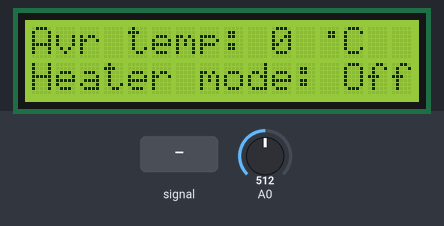
A sketch run on a simulated Arduino Uno, built with avr-gcc and run on an emulated ATmega328P. On the bench: 16×2 character LCD. Inputs (shaded band) come from the test bench; at power-on: A0 = 512. EEPROM starts erased; what the sketch prints to the serial monitor is not drawn.

Above: at 0.8 s.
0.9 s: A0 fed a 200 Hz sine of ±255 counts around its level
At 1.21 s:
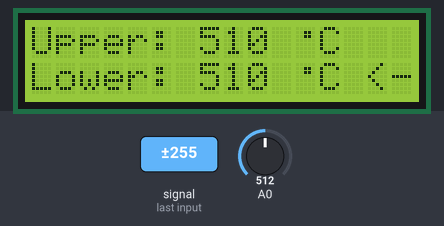
2.8 s: A0 fed a 1000 Hz sine of ±255 counts around its level
At 3.46 s:
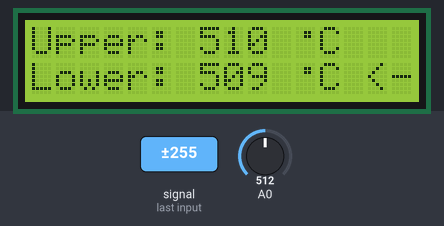
4.5 s: A0 set to 390
At 5.1 s:
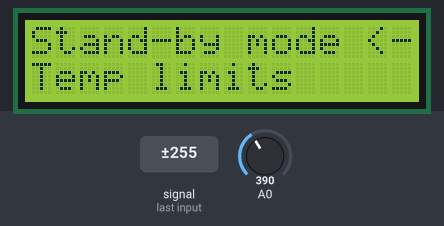
6.0 s: A0 fed a 2 Hz sine of ±306 counts around its level
At 6.38 s:
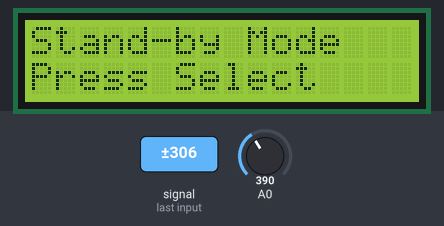
9.0 s: A0 set to 410
10.5 s: A0 set to 716
At 11.9 s:
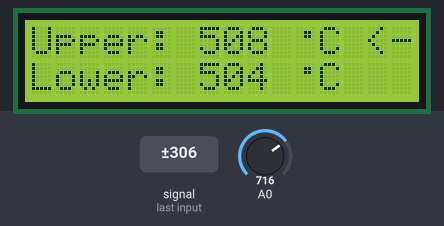

The sketch:

Termo.ino
```cpp
#include "TempoManager.h"

void setup()
{
  TempoManager tempo;
  tempo.StartTempo();
}

void loop()
{}
```

Definitions.h
```cpp
#ifndef Definitions_h
#define Definitions_h

//================
// Inputter class
//================
const long kInputUpperDelayMillies = 400;
const long kInputLowerDelayMillies = 50;
const double kInputAcceleration = 0.5;

//====================
// TempoManager class
//====================
const int kPinRsLcd = 8;
const int kPinEnLcd = 9;
const int kPinD4Lcd = 4;
const int kPinD5Lcd = 5;
const int kPinD6Lcd = 6;
const int kPinD7Lcd = 7;

const int kAnalogPinButtons = 0;

const unsigned int kBps = 9600;

const unsigned long kUpdateIdleWindowDelay = 500;
const unsigned long kIdleTime = 5000;

//=======
// Extra
//=======
const uint8_t kCelsiusDot[8] =
    {
        0b00000,
        0b00110,
        0b00110,
        0b00000,
        0b00000,
        0b00000,
        0b00000,
        0b00000};

#endif
```

Inputter.cpp
```cpp
#include "Inputter.h"

#include "Arduino.h"

#include "Definitions.h"

Inputter::Inputter(int analog_pin)
    : analog_pin_(analog_pin),
      last_pressed_button_(false),
      last_time_button_(millis())
{}

enum KeyPressed Inputter::GetKeyPressed()
{
  long delay = kInputUpperDelayMillies - kInputAcceleration * (millis() - last_time_button_);
  if(delay < kInputLowerDelayMillies)
  {
    delay = kInputLowerDelayMillies;
  }

  enum KeyPressed return_enum = KeyPressed::NOTHING;
  int x = analogRead(analog_pin_);
  if(x < 800)
  {
    if (x < 60)
    { return_enum = KeyPressed::RIGHT; }
    else if (x < 200)
    { return_enum = KeyPressed::UP; }
    else if (x < 400)
    { return_enum = KeyPressed::DOWN; }
    else if (x < 600)
    { return_enum = KeyPressed::LEFT; }
    else if (x < 800)
    { return_enum = KeyPressed::SELECT; }
    last_pressed_button_ = true;
  }
  else
  {
    if(last_pressed_button_ = true) // last time button released
    {
      last_time_button_ = millis();
    }
    last_pressed_button_ = false;
  }
  if (input_timer_.check(delay))
  {
    input_timer_.reset();
    return return_enum;
  }
  return KeyPressed::NOTHING;
}
```

Inputter.h
```cpp
#ifndef Inputter_h
#define Inputter_h

#include "Timer.h"

#include "TempoTypes.h"

class Inputter
{
public:
  Inputter(int analog_pin);
  KeyPressed GetKeyPressed();

private:
  const int analog_pin_;
  Timer input_timer_;
  bool last_pressed_button_;
  unsigned long last_time_button_;
};

#endif
```

Memorier.cpp
```cpp
#include "Memorier.h"

#include <EEPROM.h>

//=============
// Heater mode
//=============
void Memorier::WriteHeaterMode(HeaterMode heater)
{
    EEPROM.write(kHeaterModeIter, static_cast<uint8_t>(heater));
}

HeaterMode Memorier::ReadHeaterMode()
{
    return static_cast<HeaterMode>(EEPROM.read(kHeaterModeIter));
}

//===================
// Upper temperature
//===================
void Memorier::WriteUpperTemp(int upper_temp)
{
    if (upper_temp <= 255)
    {
        EEPROM.write(kUpperTempIter, upper_temp);
        EEPROM.write(kUpperTempIter + 1, 0);
    }
    else
    {
        EEPROM.write(kUpperTempIter, 255);
        EEPROM.write(kUpperTempIter + 1, upper_temp - 255);
    }
}

int Memorier::ReadUpperTemp()
{
    int return_value = 0;

    return_value += EEPROM.read(kUpperTempIter);
    return_value += EEPROM.read(kUpperTempIter + 1);

    return return_value;
}

//===================
// Lower temperature
//===================

void Memorier::WriteLowerTemp(int lower_temp)
{
    if (lower_temp <= 255)
    {
        EEPROM.write(kLowerTempIter, lower_temp);
        EEPROM.write(kLowerTempIter + 1, 0);
    }
    else
    {
        EEPROM.write(kLowerTempIter, 255);
        EEPROM.write(kLowerTempIter + 1, lower_temp - 255);
    }
}

int Memorier::ReadLowerTemp()
{
    int return_value = 0;

    return_value += EEPROM.read(kLowerTempIter);
    return_value += EEPROM.read(kLowerTempIter + 1);

    return return_value;
}
```

Memorier.h
```cpp
#ifndef Memorier_h
#define Memorier_h

#include "TempoTypes.h"

class Memorier
{
public:
    void WriteHeaterMode(HeaterMode);
    HeaterMode ReadHeaterMode();

    void WriteUpperTemp(int);
    int ReadUpperTemp();

    void WriteLowerTemp(int);
    int ReadLowerTemp();

private:
    const int kHeaterModeIter = 0;
    const int kUpperTempIter = 1;
    const int kLowerTempIter = 3;
};

#endif
```

TempoManager.cpp
```cpp
#include "TempoManager.h"

#include "Arduino.h"

#include "Definitions.h"

//=====================================
// Public Functions
//=====================================

TempoManager::TempoManager()
    : lcd_(kPinRsLcd, kPinEnLcd, kPinD4Lcd, kPinD5Lcd, kPinD6Lcd, kPinD7Lcd),
      inputter_(kAnalogPinButtons),
      heater_mode_(HeaterMode::HeaterOff),
      average_temp_(0)
{
    Serial.begin(kBps);

    lcd_.begin(16, 2);
    lcd_.createChar(0, kCelsiusDot);

    lower_temp_ = memorier_.ReadLowerTemp();
    upper_temp_ = memorier_.ReadUpperTemp();
    //heater_mode_ = memorier_.ReadHeaterMode();
}

void TempoManager::StartTempo()
{
    IdleWindow();
}

//=====================================
// Private Functions
//=====================================

void TempoManager::IdleWindow()
{
    Timer update_window_timer;
    DisplayIdleWindow();
    while(true)
    {
        if(update_window_timer.check(kUpdateIdleWindowDelay))
        {
            DisplayIdleWindow();
            update_window_timer.reset();
        }
        if(inputter_.GetKeyPressed() == KeyPressed::SELECT)
        {
            SettingsWindow();
        }
    }
}

void TempoManager::SettingsWindow()
{
    Timer idle_timer;
    SettingsLine current_setting = SettingsLine::TempLimits;
    DisplaySettingsWindow(current_setting);
    while(idle_timer.check(kIdleTime) == false)
    {
        KeyPressed x = inputter_.GetKeyPressed();
        switch (x)
        {
        case (KeyPressed::UP):
            if(current_setting == SettingsLine::TempLimits)
            {
                current_setting = SettingsLine::StandByMode;
            } else if(current_setting == SettingsLine::StandByMode)
            {
                current_setting = SettingsLine::HeaterMode;
            } else if(current_setting == SettingsLine::HeaterMode)
            {
                current_setting = SettingsLine::TempLimits;
            }
            DisplaySettingsWindow(current_setting);
            idle_timer.reset();
            break;
        case (KeyPressed::DOWN):
            if(current_setting == SettingsLine::TempLimits)
            {
                current_setting = SettingsLine::HeaterMode;
            } else if(current_setting == SettingsLine::HeaterMode)
            {
                current_setting = SettingsLine::StandByMode;
            } else if(current_setting == SettingsLine::StandByMode)
            {
                current_setting = SettingsLine::TempLimits;
            }
            DisplaySettingsWindow(current_setting);
            idle_timer.reset();
            break;
        case (KeyPressed::SELECT):
            if(current_setting == SettingsLine::TempLimits)
            {
                ChangeTempWindow();
            } else if(current_setting == SettingsLine::HeaterMode)
            {
                HeaterModeWindow();
            } else if(current_setting == SettingsLine::StandByMode)
            {
                StandByWindow();
            }
            DisplaySettingsWindow(current_setting);
            idle_timer.reset();
            break;
        }
    }
}

void TempoManager::StandByWindow()
{
    Serial.println("StandByWindow starting");
    lcd_.clear();
    lcd_.setCursor(0, 0);
    lcd_.print("Stand-by Mode");
    lcd_.setCursor(0, 1);
    lcd_.print("Press Select");
    while (inputter_.GetKeyPressed() != KeyPressed::SELECT)
        ;
    Serial.println("StandByWindow ending");
}

void TempoManager::HeaterModeWindow()
{
    Serial.println("HeaterModeWindow starting");
    lcd_.clear();
    lcd_.setCursor(0, 0);
    Serial.println("Here");
    Serial.println(static_cast<int>(heater_mode_));
    switch (heater_mode_)
    {
    case (HeaterMode::HeaterOff):
        lcd_.print("      OFF - AUTO");
        lcd_.setCursor(0, 1);
        lcd_.print("         ->     ");
        break;
    case (HeaterMode::HeaterAuto):
        lcd_.print("OFF - AUTO - ON ");
        lcd_.setCursor(0, 1);
        lcd_.print("     <-  ->     ");
        break;
    case (HeaterMode::HeaterOn):
        lcd_.print("AUTO - ON       ");
        lcd_.setCursor(0, 1);
        lcd_.print("     <-         ");
        break;
    }
    KeyPressed pressed_key;
    do
    {
        pressed_key = inputter_.GetKeyPressed();
        switch (pressed_key)
        {
        case (KeyPressed::LEFT):
            if (heater_mode_ == HeaterMode::HeaterOn)
            {
                heater_mode_ = HeaterMode::HeaterAuto;
                lcd_.setCursor(0, 0);
                lcd_.print("OFF - AUTO - ON ");
                lcd_.setCursor(0, 1);
                lcd_.print("     <-  ->     ");
            }
            else if (heater_mode_ == HeaterMode::HeaterAuto)
            {
                heater_mode_ = HeaterMode::HeaterOff;
                lcd_.setCursor(0, 0);
                lcd_.print("      OFF - AUTO");
                lcd_.setCursor(0, 1);
                lcd_.print("         ->     ");
            }
            break;
        case (KeyPressed::RIGHT):
            if (heater_mode_ == HeaterMode::HeaterOff)
            {
                heater_mode_ = HeaterMode::HeaterAuto;
                lcd_.setCursor(0, 0);
                lcd_.print("OFF - AUTO - ON ");
                lcd_.setCursor(0, 1);
                lcd_.print("     <-  ->     ");
            }
            else if (heater_mode_ == HeaterMode::HeaterAuto)
            {
                heater_mode_ = HeaterMode::HeaterOn;
                lcd_.setCursor(0, 0);
                lcd_.print("AUTO - ON       ");
                lcd_.setCursor(0, 1);
                lcd_.print("     <-         ");
            }
            break;
        }
    } while (pressed_key != KeyPressed::SELECT);

    memorier_.WriteHeaterMode(heater_mode_);
    Serial.println("HeaterModeWindow ending");
}

void TempoManager::ChangeTempWindow()
{
    Serial.println("ChangeTempWindow starting");
    bool is_upper_temp = true;
    DisplayUpperLowerTemp(is_upper_temp);

    KeyPressed key_pressed;
    do
    {
        key_pressed = inputter_.GetKeyPressed();
        switch (key_pressed)
        {
        case (KeyPressed::UP):
            if (is_upper_temp == false)
            {
                is_upper_temp = true;
                DisplayUpperLowerTemp(is_upper_temp);
            }
            break;
        case (KeyPressed::DOWN):
            if (is_upper_temp == true)
            {
                is_upper_temp = false;
                DisplayUpperLowerTemp(is_upper_temp);
            }
            break;
        case (KeyPressed::RIGHT):
            if (is_upper_temp == true)
            {
                if ((upper_temp_ + 1) <= 510)
                {
                    upper_temp_++;
                }
            }
            else
            {
                if ((lower_temp_ + 2) <= 510)
                {
                    lower_temp_++;
                    if (lower_temp_ >= upper_temp_)
                    {
                        upper_temp_ = lower_temp_ + 1;
                    }
                }
            }
            DisplayUpperLowerTemp(is_upper_temp);
            break;
        case (KeyPressed::LEFT):
            if (is_upper_temp == true)
            {
                if (upper_temp_ - 2 >= 0)
                {
                    upper_temp_--;
                    if (upper_temp_ <= lower_temp_)
                    {
                        lower_temp_ = upper_temp_ - 1;
                    }
                }
            }
            else
            {
                if (lower_temp_ - 1 >= 0)
                {
                    lower_temp_--;
                }
            }
            DisplayUpperLowerTemp(is_upper_temp);
            break;
        }
    } while (key_pressed != KeyPressed::SELECT);

    memorier_.WriteLowerTemp(lower_temp_);
    memorier_.WriteUpperTemp(upper_temp_);
    Serial.println("ChangeTempWindow ending");
}

//=====================================
// Short functions-helpers
//=====================================

void TempoManager::DisplayUpperLowerTemp(bool is_upper_temp)
{
    lcd_.clear();

    // Upper temperature
    lcd_.setCursor(0, 0);
    lcd_.print("Upper: ");
    lcd_.print(upper_temp_);
    lcd_.print(' ');
    lcd_.write(uint8_t(0));
    lcd_.print('C');
    if(is_upper_temp)
    {
        lcd_.print(" <-");
    }

    // Lower temperature
    lcd_.setCursor(0, 1);
    lcd_.print("Lower: ");
    lcd_.print(lower_temp_);
    lcd_.print(' ');
    lcd_.write(uint8_t(0));
    lcd_.print('C');
    if(is_upper_temp == false)
    {
        lcd_.print(" <-");
    }
}

void TempoManager::DisplayIdleWindow()
{
    lcd_.clear();
    lcd_.setCursor(0, 0);
    lcd_.print("Avr temp: ");
    lcd_.print(average_temp_);
    lcd_.print(' ');
    lcd_.write(uint8_t(0));
    lcd_.print('C');
    lcd_.setCursor(0, 1);
    lcd_.print("Heater mode:");
    switch (heater_mode_)
    {
    case (HeaterMode::HeaterAuto):
        lcd_.print("Auto");
        break;
    case (HeaterMode::HeaterOff):
        lcd_.print(" Off");
        break;
    case (HeaterMode::HeaterOn):
        lcd_.print(" On");
        break;
    }
}

void TempoManager::DisplaySettingsWindow(SettingsLine line)
{
    lcd_.clear();
    lcd_.setCursor(0, 0);
    switch (line)
    {
    case (SettingsLine::TempLimits):
        lcd_.print("Temp limits <-");
        lcd_.setCursor(0, 1);
        lcd_.print("Heater mode");
        break;
    case (SettingsLine::HeaterMode):
        lcd_.print("Heater mode <-");
        lcd_.setCursor(0, 1);
        lcd_.print("Stand-by mode");
        break;
    case (SettingsLine::StandByMode):
        lcd_.print("Stand-by mode <-");
        lcd_.setCursor(0, 1);
        lcd_.print("Temp limits");
        break;
    }
}
```

TempoManager.h
```cpp
#ifndef TempoManager_h
#define TempoManager_h

#include <LiquidCrystal.h>

#include "Inputter.h"
#include "TempoTypes.h"
#include "Memorier.h"

class TempoManager
{
public:
  TempoManager();
  void StartTempo();

private:
  void IdleWindow();
  void SettingsWindow();
  void StandByWindow();
  void HeaterModeWindow();
  void ChangeTempWindow();

private: // Short functions-helpers
  void DisplayUpperLowerTemp(bool);
  void DisplayIdleWindow();
  void DisplaySettingsWindow(SettingsLine);

private:
  LiquidCrystal lcd_;
  HeaterMode heater_mode_;
  Inputter inputter_;
  Memorier memorier_;

  int lower_temp_;
  int upper_temp_;

  int average_temp_;
};

#endif
```

TempoTypes.h
```cpp
#ifndef TempoTypes_h
#define TempoTypes_h

enum class HeaterMode
{
    HeaterAuto = 0,
    HeaterOn = 1,
    HeaterOff = 2,
};

enum class KeyPressed
{
    NOTHING = 0,
    RIGHT,
    UP,
    DOWN,
    LEFT,
    SELECT,
};

enum class SettingsLine
{
    TempLimits = 0,
    HeaterMode,
    StandByMode,
};

#endif
```

Timer.cpp
```cpp
#include "Timer.h"

#include "Arduino.h"

Timer::Timer()
{
  reset();
}

void Timer::reset()
{
  last_reset_ = millis();
}

bool Timer::check(unsigned long milliseconds)
{
  return (millis() - last_reset_ > milliseconds);
}
```

Timer.h
```cpp
#ifndef Timer_h
#define Timer_h

class Timer
{
public:
  Timer();
  void reset();
  bool check(unsigned long milliseconds);
private:
  unsigned long last_reset_;
};

#endif
```

Measured:
- after the input at 0.9 s, the display: first changes after 0.11 s (image 1 shows a later state)
- after the input at 4.5 s, the display: first differs from a run without the input after 0.09 s (image 3)
- after the input at 6.0 s, the display: changes after 0.07 s (image 4)
- after the input at 9.0 s, every drawn part: stays the same
- after the input at 10.5 s, the display: changes at once (image 5)
- what the display in image 4 shows lasts 0.4 s, from 6.2 s to 6.6 s
